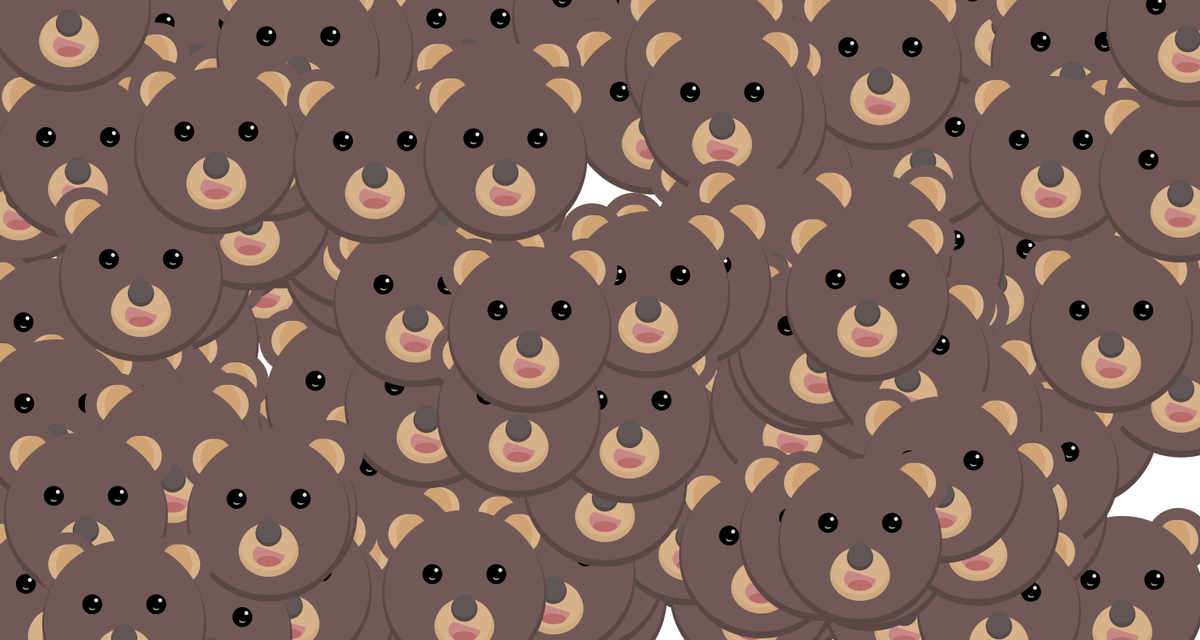
Frame 1 (no input)
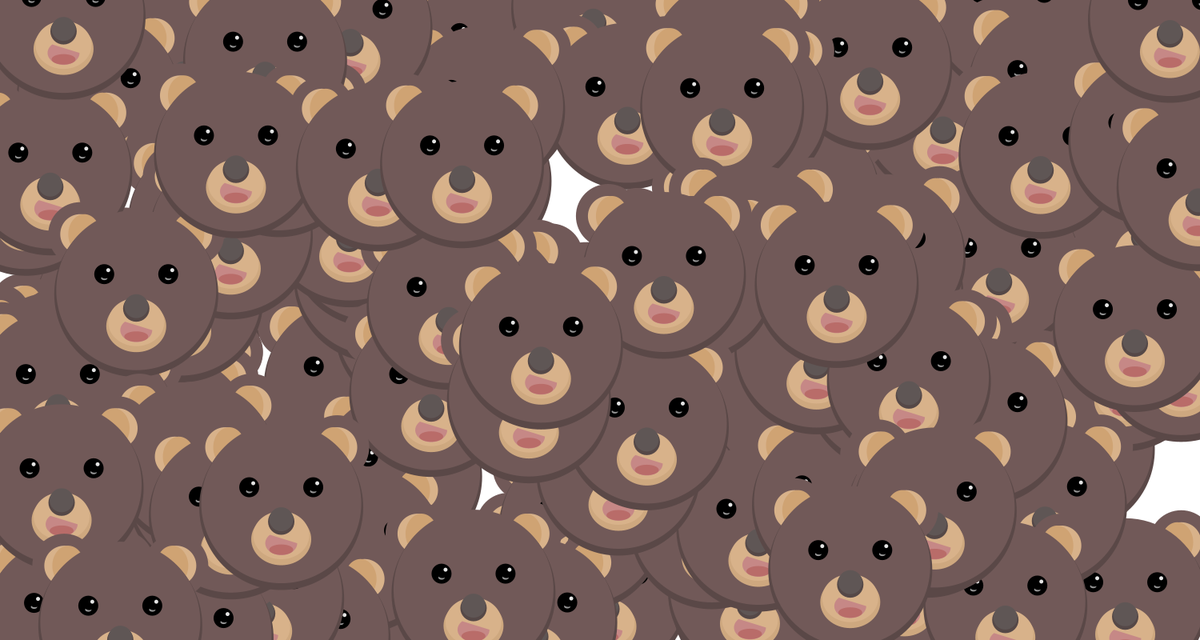
Frame 60 (the mouse pressed at the canvas centre just before this capture)
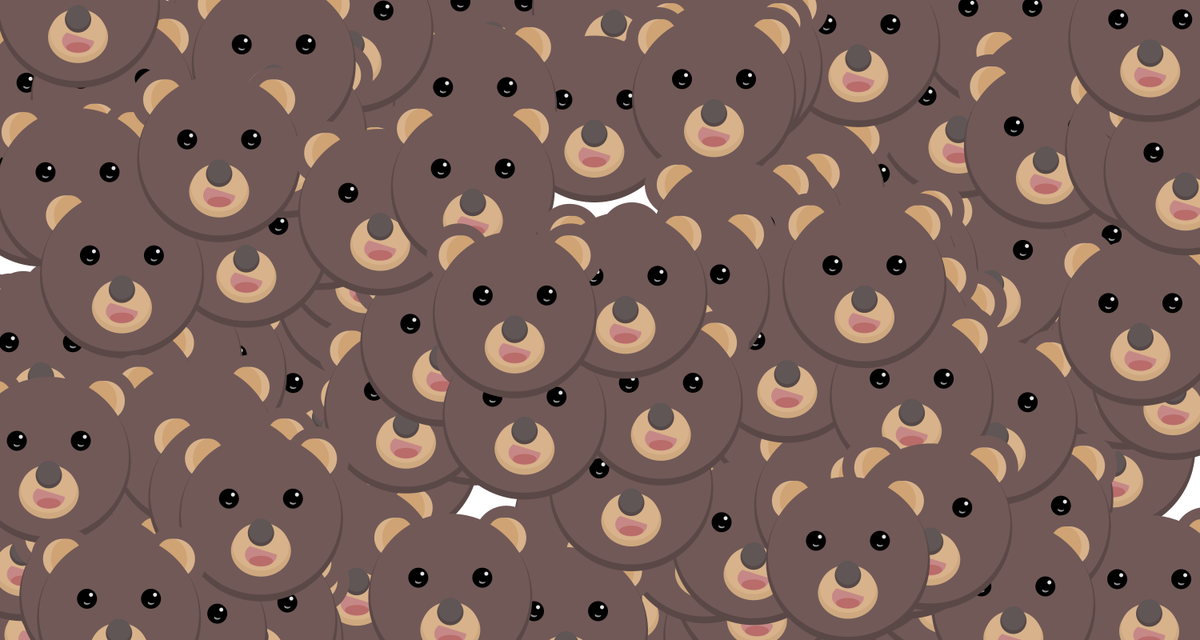
Frame 120 (the mouse held since frame 60 and released just before this capture)

The Processing sketch that drew these frames (run headless with seeded random() and noise(); from frame 60 on, the mouse is pressed at the canvas centre):

// Processing sketch: bear_array
// ── bear_array.pde
BEAR[] bears = new BEAR[200];

void setup() {
  size(1500, 800);
  for (int i = 0; i < bears.length; i++){
    bears[i] = new BEAR(random(width), random(height), 30, 30);
  }
}

void draw(){
  background(255);
  for (int i = 0; i < bears.length; i ++){
    bears[i].display();
    bears[i].jiggle();
  }
}

// ── BEAR.pde
class BEAR {
  float x, y, w, h;
  
  //BEAR constructor
  BEAR(float tempX, float tempY, float tempW, float tempH){
    x = tempX;
    y = tempY;
    w = tempW;
    h = tempH;
  }
  
  //Move BEAR
  void jiggle(){
    x = x + random(-5, 5);
    y = y + random(-5, 5);
    
    x = constrain(x, 0, width);
    y = constrain(y, 0, height);
  }
  
  //Display BEAR
  void display() {
    ellipseMode(CENTER);
    noStroke();
    
    //ear
    fill(113, 89, 88);
    ellipse(x-70, y-70, 80, 80);
    ellipse(x+70, y-70, 80, 80);
    
    fill(216, 178, 138);
    ellipse(x-70, y-70, 50, 50);
    ellipse(x+70, y-70, 50, 50);
    
    fill(207, 163, 115);
    ellipse(x-65, y-70, 40, 50);
    ellipse(x+65, y-70, 40, 50);
    
    //face
    fill(90, 72, 71);
    ellipse(x, y+5, 205, 207);
    fill(113, 89, 88);
    ellipse(x, y, 200, 200);
    
    //eye
    fill(0);
    ellipse(x-40, y-20, 25, 25);
    ellipse(x+40, y-20, 25, 25);
    
    fill(227);
    ellipse(x-35, y-25, 5, 5);
    ellipse(x+45, y-25, 5, 5);
    
    fill(150);
    ellipse(x-40, y-15, 8, 5);
    fill(0);
    ellipse(x-39, y-17, 9, 5);
    
    fill(150);
    ellipse(x+40, y-15, 8, 5);
    fill(0);
    ellipse(x+41, y-17, 9, 5);
    
    //mouse
    fill(206, 168, 127);
    ellipse(x, y+45, 75, 65);
    
    fill(216, 178, 138);
    ellipse(x, y+40, 70, 60);
    
    fill(198, 136, 134);
    arc(x, y+50, 40, 30, 0, PI+QUARTER_PI, CHORD);
    
    fill(185, 108, 105);
    ellipse(x, y+58, 30, 13);
    
    //nose
    fill(85, 72, 71);
    ellipse(x, y+23, 33, 33);
    
    fill(95, 86, 85);
    ellipse(x, y+20, 30, 30);
  }
}
